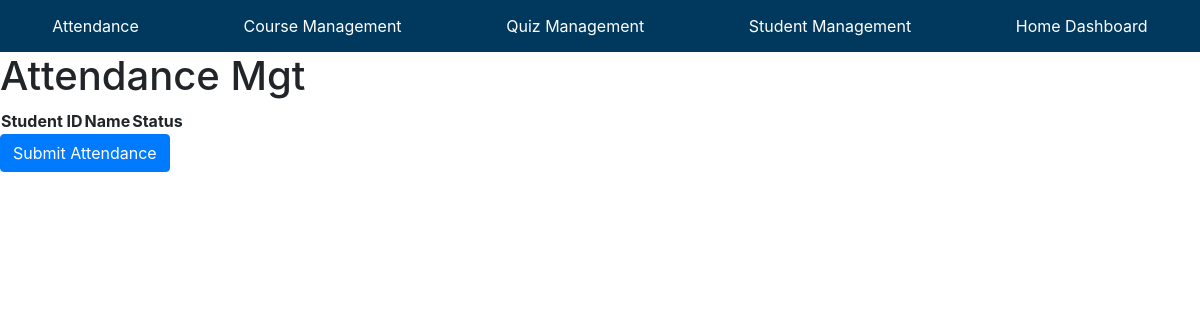
Page /attendance/ on the earlier database version.
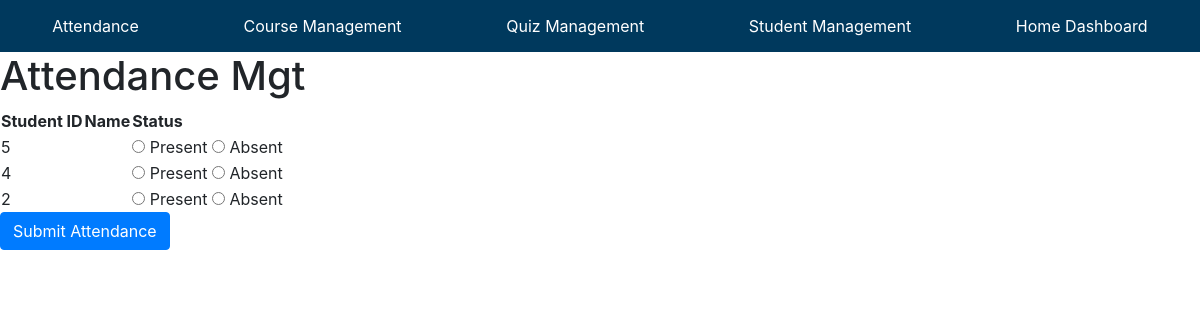
Same page on the later database version.
### studentmgt/models.py (models this page shows)
class Student(models.Model):
    st_id = models.TextField(primary_key=True)
    fname = models.CharField(max_length=255)
    lname = models.CharField(max_length=255)
    dob = models.DateField()
    gender = models.CharField(max_length=1)
    st_email = models.EmailField()
    pr_email = models.EmailField()
    phone = models.CharField(max_length=20)
    address = models.TextField()

### attendance/views.py (the view)
# urls.py: path("", views.attendance_home, name="attendance_home"),
def attendance_home(request):
    today = timezone.now().date()
    existing_attendance = Attendance.objects.filter(date=today)
    if existing_attendance.exists():
        attendance_list = existing_attendance.select_related('st_id').order_by('st_id')
        return render(request, 'attendance/attendance_list.html', {'attendance_list': attendance_list})
    std=Student.objects.all()
    return render(request, "attendance/attendance_home.html",{'students':std})

### attendance/templates/attendance/attendance_home.html (shortened to what this page needs)
{% extends "base.html" %}
{% block body %}
<h1>Attendance Mgt</h1>
<form method="POST" action="{% url 'attendance_add' %}">
    <table>
        <thead>
            <tr>
                <th>Student ID</th>
                <th>Name</th>
                <th>Status</th>
            </tr>
        </thead>
        <tbody>
            {% for student in students %}
            <tr>
                <td>{{ student.st_id }}</td>
                <td>{{ student.name }}</td>
                <td>
                    <input type="radio" name="status_{{ student.st_id }}" value="P"> Present
                    <input type="radio" name="status_{{ student.st_id }}" value="A"> Absent
                </td>
            </tr>
            {% endfor %}
        </tbody>
    </table>
    <button type="submit" class="btn btn-primary">Submit Attendance</button>
</form>
{% endblock body %}

Differences in the rows shown:
added Student: st_id "5"
added Student: st_id "4"
added Student: st_id "2"
